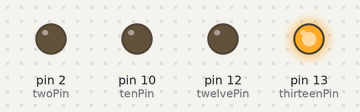
Recording of a sketch running on a simulated Arduino Uno, built with avr-gcc and run on an emulated ATmega328P. On the bench: output pins drawn as LEDs (lit = HIGH).

Above: at 0.5 s.
At 1.5 s:
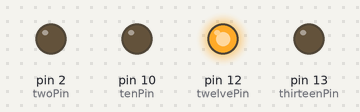
At 3.15 s:
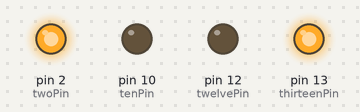
At 4.35 s:
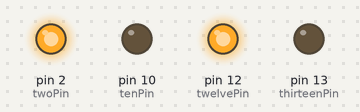
At 5.5 s:
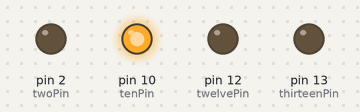
Timing chart, 0 to 6.9 s (numbered marks = the images above):
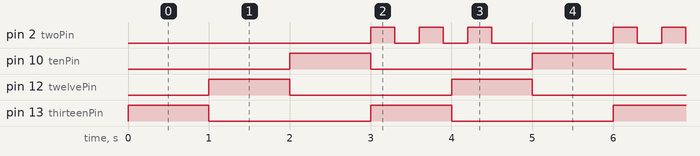

The sketch:

flope8Lab1.ino
```cpp
/*
Lab Title and Number: Three Blinking Lights, Lab 1
Name: Fernando Lopez
UIN: 672 257 146
Description: Blinks 4 LED's in total. One event begins with the onboard LED, then red
             LED, then green LED every second. The second event is for the blue lED,
             it blinks every 1.5 seconds a total of 3 times. This lab introduces the
             student to Arduino programming and basic circuitry including the use of
             resistors, negative and positive terminals, and arduino pins.
Assumptions: Use of an Arduino R4, breadboard, 3 220ohm resistors, 1 blue LED,
             1 red LED, 1 green LED, and wires to connect between the arduino
             and the breadboard

References:
https://forum.arduino.cc/t/using-millis-for-timing-a-beginners-guide/483573
https://docs.arduino.cc/built-in-examples/digital/BlinkWithoutDelay/
*/


// Time interval between the events in milliseconds
const unsigned long period = 1000;

 // variable times for changing states, specifically for alternating LED
unsigned long period2 = 3000;

// the two periods in which the LED will alternate regarding timers
const unsigned long rapidPeriod = 300;
const unsigned long slowPeriod = 1500;

int switchCount = 0; // count the switching of the led

// Named the pins for more intuitive reference
const byte twoPin = 2; // BLUE LED
const byte tenPin = 10; // GREEN LED
const byte twelvePin = 12; // RED LED
const byte thirteenPin = 13; // ONBOARD LED

// timers for the two events
unsigned long time1 = 0;
unsigned long time2 = 0;

/* dictates state from 0,1,2,0,1,2,etc with board LED,
 * red LED, green LED, board LED, red LED, green LED,etc    */
int currState = 0;

void setup() {

  // sets that we're using pins 2, 10, 12, and 13
  pinMode(twoPin, OUTPUT);
  pinMode(tenPin, OUTPUT);
  pinMode(twelvePin, OUTPUT);
  pinMode(thirteenPin, OUTPUT);

  // starts off almost all of the pins on LOW voltage, practically off.
  digitalWrite(twoPin, LOW);
  digitalWrite(tenPin, LOW);
  digitalWrite(twelvePin, LOW);

  // start the sequence by flipping the onboard LED on
  digitalWrite(thirteenPin, HIGH);
  currState++;

}

void loop() {

  // check if the 1 second time period passed
  if (millis() >= period + time1) {

    //
    if (currState == 1) {

      // flip onboard off and flip red LED on
       digitalWrite(thirteenPin, !digitalRead(thirteenPin));
       digitalWrite(twelvePin, !digitalRead(twelvePin));
       currState++;
    }

    // if red LED on
    else if (currState == 2) {

      // flip red LED off, flip green LED on
      digitalWrite(twelvePin, !digitalRead(twelvePin));
      digitalWrite(tenPin, !digitalRead(tenPin));
      currState++;
    }

    // if green LED on
    else if (currState == 3){

      // flip green LED off, onboard LED on
      digitalWrite(tenPin, !digitalRead(tenPin));
      digitalWrite(thirteenPin, !digitalRead(thirteenPin));
      currState = 1;
    }

    // reset the timer
    time1 = millis();

  }

  // 2ND EVENT: check if we passed the 3 second interval
  if (millis() >= period2 + time2) {

    // if the LED hasn't blinked 3 times total
    if (switchCount < 5) {

      /*
       * flip the switch to the next the sequence, incremenet the switching count,
        and change it to the faster timer   */
      digitalWrite(twoPin, !digitalRead(twoPin));
      switchCount++;
      period2 = rapidPeriod;
    }

    // otherwise
    else {

      // turn off the LED, reset the switchCount to 0, and make it go slow again
      digitalWrite(twoPin, LOW);
      switchCount = 0;
      period2 = slowPeriod;

    }

    // set the time2 as the current time to reset the timer
    time2 = millis();
  }


}
```

Measured:
- by itself, pin 2 (twoPin): repeats every 3.0 s: 2 × (LOW 0.30 s, HIGH 0.30 s), LOW 1.5 s, HIGH 0.30 s
- by itself, pin 10 (tenPin), pin 12 (twelvePin), pin 13 (thirteenPin): alternates HIGH for 1.0 s and LOW for 2.0 s
